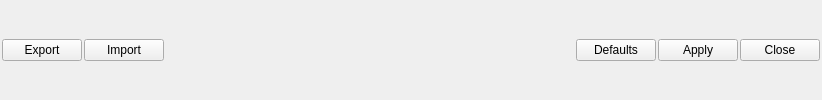
    <widget class="QFrame" name="buttonFrame">
     <property name="sizePolicy">
      <sizepolicy hsizetype="Expanding" vsizetype="Minimum">
       <horstretch>0</horstretch>
       <verstretch>0</verstretch>
      </sizepolicy>
     </property>
     <property name="frameShape">
      <enum>QFrame::NoFrame</enum>
     </property>
     <property name="frameShadow">
      <enum>QFrame::Raised</enum>
     </property>
     <layout class="QGridLayout" name="gridLayout">
      <property name="margin">
       <number>2</number>
      </property>
      <property name="spacing">
       <number>2</number>
      </property>
      <item row="0" column="2">
       <spacer name="horizontalSpacer">
        <property name="orientation">
         <enum>Qt::Horizontal</enum>
        </property>
        <property name="sizeHint" stdset="0">
         <size>
          <width>410</width>
          <height>20</height>
         </size>
        </property>
       </spacer>
      </item>
      <item row="0" column="4">
       <widget class="QPushButton" name="applyButton">
        <property name="minimumSize">
         <size>
          <width>80</width>
          <height>0</height>
         </size>
        </property>
        <property name="focusPolicy">
         <enum>Qt::StrongFocus</enum>
        </property>
        <property name="toolTip">
         <string>Apply &amp; Save Settings</string>
        </property>
        <property name="text">
         <string>Apply</string>
        </property>
       </widget>
      </item>
      <item row="0" column="5">
       <widget class="QPushButton" name="closeButton">
        <property name="minimumSize">
         <size>
          <width>80</width>
          <height>0</height>
         </size>
        </property>
        <property name="focusPolicy">
         <enum>Qt::StrongFocus</enum>
        </property>
        <property name="toolTip">
         <string>Close Settings Window</string>
        </property>
        <property name="text">
         <string>Close</string>
        </property>
       </widget>
      </item>
      <item row="0" column="3">
       <widget class="QPushButton" name="defaultsButton">
        <property name="minimumSize">
         <size>
          <width>80</width>
          <height>0</height>
         </size>
        </property>
        <property name="focusPolicy">
         <enum>Qt::StrongFocus</enum>
        </property>
        <property name="toolTip">
         <string>Load Default Settings</string>
        </property>
        <property name="text">
         <string>Defaults</string>
        </property>
       </widget>
      </item>
      <item row="0" column="0">
       <widget class="QPushButton" name="exportButton">
        <property name="focusPolicy">
         <enum>Qt::StrongFocus</enum>
        </property>
        <property name="toolTip">
         <string>Export Settings</string>
        </property>
        <property name="text">
         <string>Export</string>
        </property>
       </widget>
      </item>
      <item row="0" column="1">
       <widget class="QPushButton" name="importButton">
        <property name="focusPolicy">
         <enum>Qt::StrongFocus</enum>
        </property>
        <property name="toolTip">
         <string>Import Settings</string>
        </property>
        <property name="text">
         <string>Import</string>
        </property>
       </widget>
      </item>
     </layout>
    </widget>
